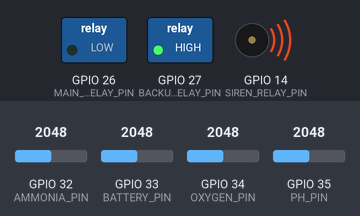
A program run on a simulated ESP32. Parts: switched loads named in the program (green lamp = pin HIGH), buzzer (waves = sounding, pin HIGH). Inputs (shaded band) come from the test bench; at power-on: GPIO 32 (AMMONIA_PIN) = 2048, GPIO 33 (BATTERY_PIN) = 2048, GPIO 34 (OXYGEN_PIN) = 2048, GPIO 35 (PH_PIN) = 2048 (analog values on the 0–4095 scale). What the program prints to the serial monitor is not drawn.

Above: at 0.1 s.
Timing chart, 0 to 1.6 s (numbered marks = the images above):
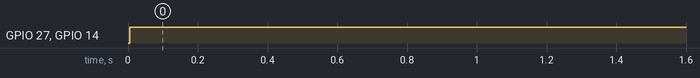

The program:

main.cpp
```cpp
#include <Arduino.h>
#include "config.h"
#include "network.h"
#include "relays.h"
#include "sensors.h"

namespace {

uint32_t lastSensorReadAt = 0;

}

void setup() {
	Serial.begin(115200);
	initSensors();
	initRelays();
	initNetwork();
	lastSensorReadAt = millis() - Config::SENSOR_READ_INTERVAL_MS;
}

void loop() {
	maintainNetwork();

	const uint32_t now = millis();
	if (now - lastSensorReadAt >= Config::SENSOR_READ_INTERVAL_MS) {
		lastSensorReadAt = now;

		const SensorData data = readAllSensors();
		evaluateLimitsAndControl(data);

		Serial.printf("O2: %.2f mg/L | pH: %.2f | NH3: %.3f mg/L | Bateria: %.2f V\n",
									data.oxygenMgL, data.ph, data.ammoniaMgL, data.batteryVoltage);

		if (!sendTelemetry(data)) {
			Serial.println("Telemetria nao enviada; controle local permanece ativo.");
		}
	}
}
```

network.h
```cpp
#pragma once

#include "sensors.h"

void initNetwork();
void maintainNetwork();
bool sendTelemetry(SensorData data);
```

relays.h
```cpp
#pragma once

#include "sensors.h"

struct RelayState {
  bool mainAerator;
  bool backupAerator;
  bool siren;
};

void initRelays();
void evaluateLimitsAndControl(SensorData data);
void setRelayManual(int relayPin, bool state);
RelayState getRelayState();
```

sensors.h
```cpp
#pragma once

struct SensorData {
  float oxygenMgL;
  float ph;
  float ammoniaMgL;
  float batteryVoltage;
};

void initSensors();
float readOxygen();
float readPH();
float readAmmonia();
float readBatteryVoltage();
SensorData readAllSensors();
```

network.cpp
```cpp
#include <Arduino.h>
#include <HTTPClient.h>
#include <WiFi.h>
#include <stdio.h>
#include <string.h>
#include "config.h"
#include "network.h"
#include "relays.h"

namespace {

uint32_t lastWifiAttemptAt = 0;
bool networkInitialized = false;

bool wifiCredentialsConfigured() {
	return Config::WIFI_SSID[0] != '\0' &&
				 strcmp(Config::WIFI_SSID, "SUA_REDE_WIFI") != 0;
}

}

void initNetwork() {
	WiFi.mode(WIFI_STA);
	WiFi.setAutoReconnect(true);
	networkInitialized = true;
	lastWifiAttemptAt = millis();

	if (wifiCredentialsConfigured()) {
		WiFi.begin(Config::WIFI_SSID, Config::WIFI_PASSWORD);
	}
}

void maintainNetwork() {
	if (!networkInitialized || WiFi.status() == WL_CONNECTED ||
			!wifiCredentialsConfigured()) {
		return;
	}

	const uint32_t now = millis();
	if (now - lastWifiAttemptAt >= Config::WIFI_RETRY_INTERVAL_MS) {
		lastWifiAttemptAt = now;
		WiFi.disconnect();
		WiFi.begin(Config::WIFI_SSID, Config::WIFI_PASSWORD);
	}
}

bool sendTelemetry(SensorData data) {
	maintainNetwork();
	if (WiFi.status() != WL_CONNECTED) {
		return false;
	}

	const RelayState relays = getRelayState();
	char payload[256];
	const int payloadLength = snprintf(
			payload, sizeof(payload),
			"{\"O2\":%.3f,\"pH\":%.3f,\"ammonia\":%.4f,\"battery\":%.3f,"
			"\"relays\":{\"mainAerator\":%s,\"backupAerator\":%s,\"siren\":%s}}",
			data.oxygenMgL, data.ph, data.ammoniaMgL, data.batteryVoltage,
			relays.mainAerator ? "true" : "false",
			relays.backupAerator ? "true" : "false",
			relays.siren ? "true" : "false");

	if (payloadLength <= 0 || static_cast<size_t>(payloadLength) >= sizeof(payload)) {
		return false;
	}

	WiFiClient client;
	HTTPClient http;
	http.setConnectTimeout(Config::HTTP_TIMEOUT_MS);
	http.setTimeout(Config::HTTP_TIMEOUT_MS);

	if (!http.begin(client, Config::API_ENDPOINT)) {
		return false;
	}

	http.addHeader("Content-Type", "application/json");
	const int responseCode = http.POST(
			reinterpret_cast<uint8_t*>(payload), static_cast<size_t>(payloadLength));
	http.end();
	return responseCode >= 200 && responseCode < 300;
}
```

relays.cpp
```cpp
#include <Arduino.h>
#include <math.h>
#include "config.h"
#include "relays.h"

namespace {

struct SafetyLatch {
	bool active = false;
	bool recoveryTiming = false;
	uint32_t recoveryStartedAt = 0;
};

SafetyLatch aerationLatch;
SafetyLatch alarmLatch;
bool manualMainAerator = false;
bool manualBackupAerator = false;
bool manualSiren = false;
RelayState currentState = {false, false, false};

void updateLatch(SafetyLatch& latch, bool critical, bool safeToClear, uint32_t now) {
	if (critical) {
		latch.active = true;
		latch.recoveryTiming = false;
		return;
	}

	if (!latch.active) {
		return;
	}

	if (!safeToClear) {
		latch.recoveryTiming = false;
		return;
	}

	if (!latch.recoveryTiming) {
		latch.recoveryTiming = true;
		latch.recoveryStartedAt = now;
		return;
	}

	if (now - latch.recoveryStartedAt >= Config::ALARM_CLEAR_DELAY_MS) {
		latch.active = false;
		latch.recoveryTiming = false;
	}
}

void writeRelay(uint8_t pin, bool enabled) {
	digitalWrite(pin, enabled ? Config::RELAY_ACTIVE_LEVEL : Config::RELAY_INACTIVE_LEVEL);
}

void applyRelayStates() {
	currentState.mainAerator = manualMainAerator;
	currentState.backupAerator = manualBackupAerator || aerationLatch.active;
	currentState.siren = manualSiren || alarmLatch.active;

	writeRelay(Config::MAIN_AERATOR_RELAY_PIN, currentState.mainAerator);
	writeRelay(Config::BACKUP_AERATOR_RELAY_PIN, currentState.backupAerator);
	writeRelay(Config::SIREN_RELAY_PIN, currentState.siren);
}

}

void initRelays() {
	pinMode(Config::MAIN_AERATOR_RELAY_PIN, OUTPUT);
	pinMode(Config::BACKUP_AERATOR_RELAY_PIN, OUTPUT);
	pinMode(Config::SIREN_RELAY_PIN, OUTPUT);

	writeRelay(Config::MAIN_AERATOR_RELAY_PIN, false);
	writeRelay(Config::BACKUP_AERATOR_RELAY_PIN, false);
	writeRelay(Config::SIREN_RELAY_PIN, false);

	aerationLatch = SafetyLatch{};
	alarmLatch = SafetyLatch{};
	manualMainAerator = false;
	manualBackupAerator = false;
	manualSiren = false;
	currentState = {false, false, false};
}

void evaluateLimitsAndControl(SensorData data) {
	const bool oxygenValid = isfinite(data.oxygenMgL);
	const bool ammoniaValid = isfinite(data.ammoniaMgL);
	const bool phValid = isfinite(data.ph);

	const bool oxygenOrAmmoniaCritical =
			!oxygenValid || !ammoniaValid ||
			data.oxygenMgL < Config::OXYGEN_MIN_MG_L ||
			data.ammoniaMgL > Config::AMMONIA_MAX_MG_L;
	const bool phCritical = !phValid || data.ph < Config::PH_MIN || data.ph > Config::PH_MAX;

	const bool oxygenAndAmmoniaRecovered =
			oxygenValid && ammoniaValid &&
			data.oxygenMgL >= Config::OXYGEN_RECOVERY_MG_L &&
			data.ammoniaMgL <= Config::AMMONIA_RECOVERY_MAX_MG_L;
	const bool phRecovered = phValid && data.ph >= Config::PH_RECOVERY_MIN &&
													 data.ph <= Config::PH_RECOVERY_MAX;

	const uint32_t now = millis();
	updateLatch(aerationLatch, oxygenOrAmmoniaCritical,
							oxygenAndAmmoniaRecovered, now);
	updateLatch(alarmLatch, oxygenOrAmmoniaCritical || phCritical,
							oxygenAndAmmoniaRecovered && phRecovered, now);
	applyRelayStates();
}

void setRelayManual(int relayPin, bool state) {
	if (relayPin == Config::MAIN_AERATOR_RELAY_PIN) {
		manualMainAerator = state;
	} else if (relayPin == Config::BACKUP_AERATOR_RELAY_PIN) {
		manualBackupAerator = state;
	} else if (relayPin == Config::SIREN_RELAY_PIN) {
		manualSiren = state;
	} else {
		return;
	}

	applyRelayStates();
}

RelayState getRelayState() {
	return currentState;
}
```

sensors.cpp
```cpp
#include <Arduino.h>
#include "config.h"
#include "sensors.h"

namespace {

float readAverageVoltage(uint8_t pin) {
	uint32_t sampleTotal = 0;
	for (uint8_t sample = 0; sample < Config::ADC_SAMPLE_COUNT; ++sample) {
		sampleTotal += static_cast<uint32_t>(analogRead(pin));
	}

	const float averageCount = static_cast<float>(sampleTotal) /
														 static_cast<float>(Config::ADC_SAMPLE_COUNT);
	return averageCount * Config::ADC_REFERENCE_VOLTAGE / Config::ADC_MAX_COUNT;
}

}

void initSensors() {
	analogReadResolution(12);
	pinMode(Config::OXYGEN_PIN, INPUT);
	pinMode(Config::PH_PIN, INPUT);
	pinMode(Config::AMMONIA_PIN, INPUT);
	pinMode(Config::BATTERY_PIN, INPUT);
}

float readOxygen() {
	const float voltage = readAverageVoltage(Config::OXYGEN_PIN);
	return voltage * Config::OXYGEN_MG_L_PER_VOLT + Config::OXYGEN_OFFSET_MG_L;
}

float readPH() {
	const float voltage = readAverageVoltage(Config::PH_PIN);
	return voltage * Config::PH_PER_VOLT + Config::PH_OFFSET;
}

float readAmmonia() {
	const float voltage = readAverageVoltage(Config::AMMONIA_PIN);
	return voltage * Config::AMMONIA_MG_L_PER_VOLT + Config::AMMONIA_OFFSET_MG_L;
}

float readBatteryVoltage() {
	const float voltage = readAverageVoltage(Config::BATTERY_PIN);
	return voltage * Config::BATTERY_DIVIDER_RATIO * Config::BATTERY_CALIBRATION_FACTOR;
}

SensorData readAllSensors() {
	SensorData data;
	data.oxygenMgL = readOxygen();
	data.ph = readPH();
	data.ammoniaMgL = readAmmonia();
	data.batteryVoltage = readBatteryVoltage();
	return data;
}
```

config.h
```cpp
#pragma once

#include <stdint.h>

namespace Config {

constexpr uint8_t OXYGEN_PIN = 34;
constexpr uint8_t PH_PIN = 35;
constexpr uint8_t AMMONIA_PIN = 32;
constexpr uint8_t BATTERY_PIN = 33;

constexpr uint8_t MAIN_AERATOR_RELAY_PIN = 26;
constexpr uint8_t BACKUP_AERATOR_RELAY_PIN = 27;
constexpr uint8_t SIREN_RELAY_PIN = 14;
constexpr uint8_t RELAY_ACTIVE_LEVEL = HIGH;
constexpr uint8_t RELAY_INACTIVE_LEVEL = LOW;

constexpr float OXYGEN_MIN_MG_L = 4.0f;
constexpr float PH_MIN = 6.5f;
constexpr float PH_MAX = 8.5f;
constexpr float AMMONIA_MAX_MG_L = 0.05f;

constexpr float OXYGEN_RECOVERY_MG_L = 4.2f;
constexpr float PH_RECOVERY_MIN = 6.7f;
constexpr float PH_RECOVERY_MAX = 8.3f;
constexpr float AMMONIA_RECOVERY_MAX_MG_L = 0.04f;
constexpr uint32_t ALARM_CLEAR_DELAY_MS = 30000UL;

constexpr uint8_t ADC_SAMPLE_COUNT = 10;
constexpr float ADC_REFERENCE_VOLTAGE = 3.3f;
constexpr float ADC_MAX_COUNT = 4095.0f;

// Estes coeficientes sao valores iniciais e devem ser calibrados para cada modulo.
constexpr float OXYGEN_MG_L_PER_VOLT = 1.0f;
constexpr float OXYGEN_OFFSET_MG_L = 0.0f;
constexpr float PH_PER_VOLT = -5.7f;
constexpr float PH_OFFSET = 21.25f;
constexpr float AMMONIA_MG_L_PER_VOLT = 1.0f;
constexpr float AMMONIA_OFFSET_MG_L = 0.0f;
constexpr float BATTERY_DIVIDER_RATIO = 2.0f;
constexpr float BATTERY_CALIBRATION_FACTOR = 1.0f;

constexpr char WIFI_SSID[] = "SUA_REDE_WIFI";
constexpr char WIFI_PASSWORD[] = "SUA_SENHA_WIFI";
constexpr char API_ENDPOINT[] = "http://192.168.1.100:3000/api/telemetry";

constexpr uint32_t SENSOR_READ_INTERVAL_MS = 10000UL;
constexpr uint32_t WIFI_RETRY_INTERVAL_MS = 15000UL;
constexpr uint16_t HTTP_TIMEOUT_MS = 2500;

}
```

Measured:
- by itself, GPIO 27 (BACKUP_AERATOR_RELAY_PIN), GPIO 14 (SIREN_RELAY_PIN): LOW → HIGH at 0.00 s
